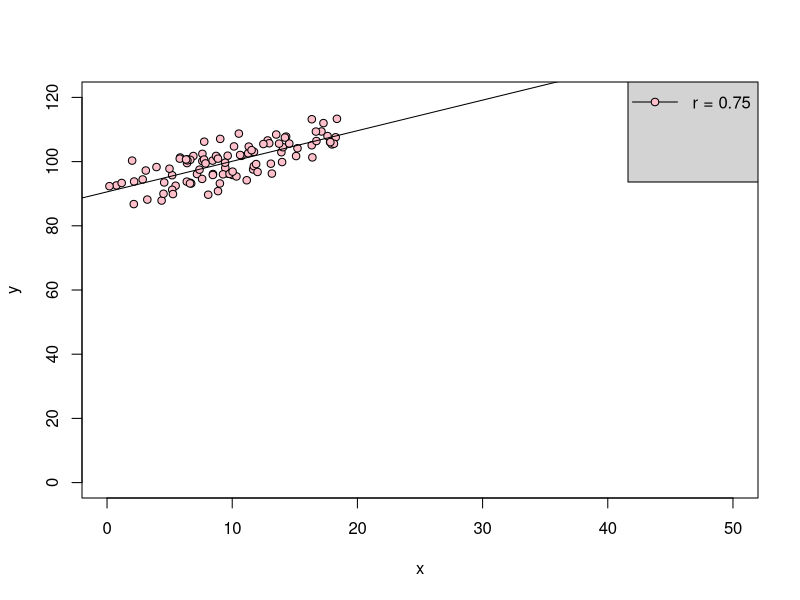
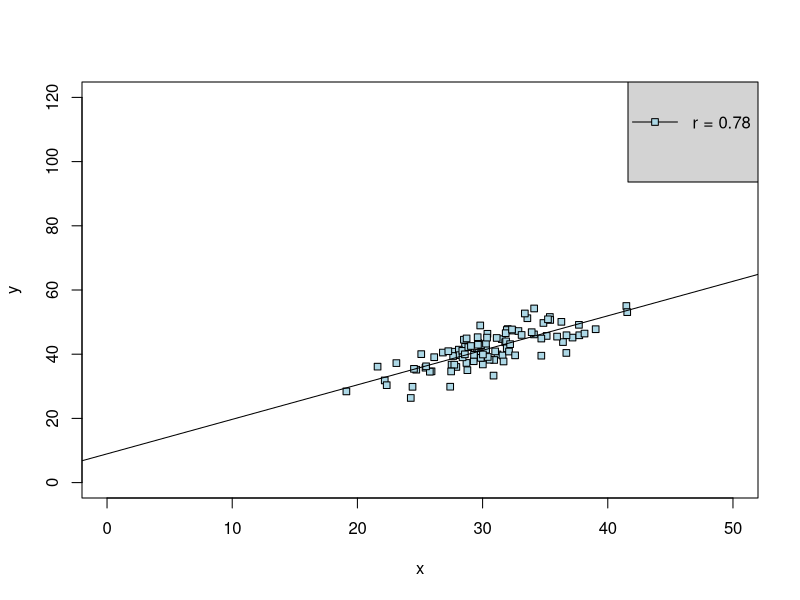
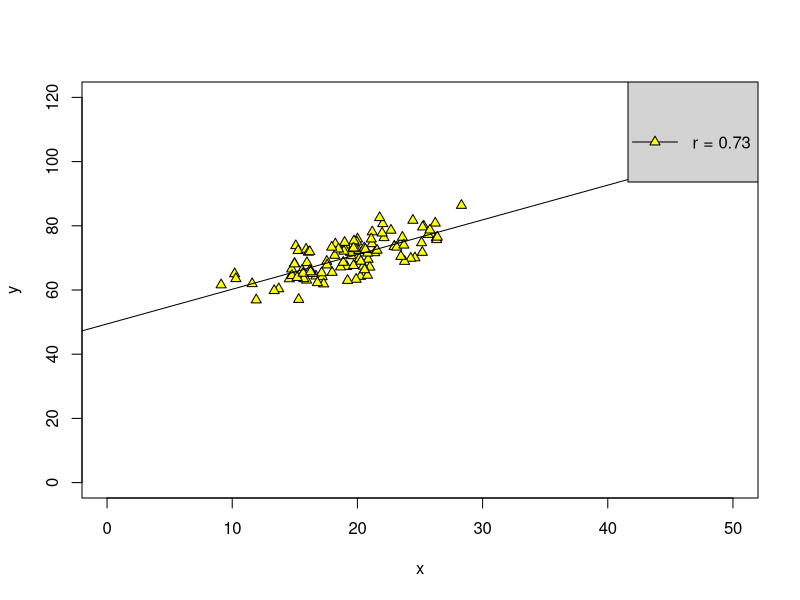
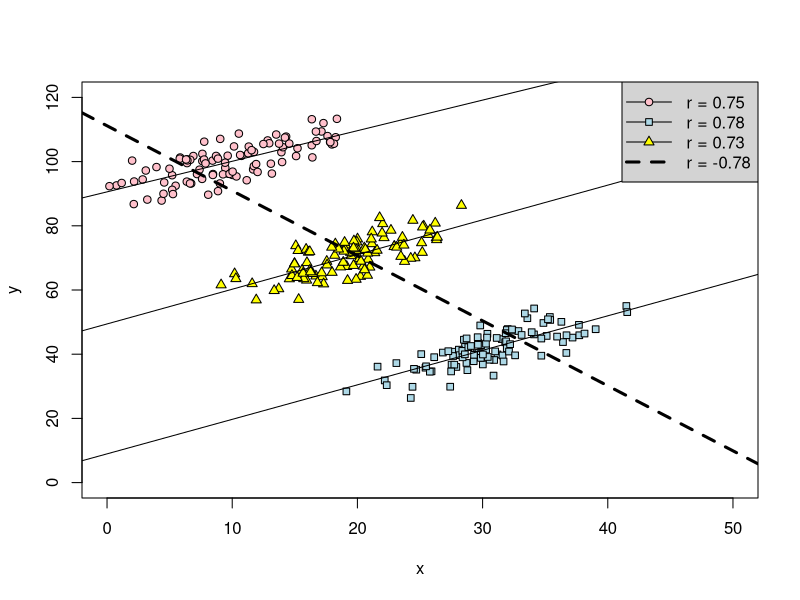

The R source for these figures, in order:
# SimpsonsParadox.R
# Copyright 2016 by Ernst Henle

# Simpsons Paradox
# A consistent trend appears in multiple datasets
# The trend reverses when these datasets are combined
# https://en.wikipedia.org/wiki/Simpson's_paradox

rm(list=ls()) # Clear Workspace
cat("\014") # Clear Console

set.seed(2)

plot(c(), xlab="x", ylab="y", xlim=c(0, 50), ylim=c(0, 120))
x1 <- rnorm(100, mean = 10, sd = 4)
y1 <- 80 + x1 + rnorm(100, mean = 10, sd = 4)
points(x1, y1, bg="pink", pch = 21)
abline(lm(y1~x1))
corr1 <- paste("r =",round(cor(x1,y1), 2))
legend("topright", legend=c(corr1, "", "", ""),         pch=c(21, 22, 24, 21), pt.bg=c("pink", "lightblue", "yellow", "grey"), pt.cex=c(1,0,0,0), lwd=c(1,1,1,3), lty=c(1,0,0,0), seg.len=3, bg="lightgrey")

plot(c(), xlab="x", ylab="y", xlim=c(0, 50), ylim=c(0, 120))
x2 <- rnorm(100, mean = 30, sd = 4)
y2 <- 0 + x2 + rnorm(100, mean = 10, sd = 4)
points(x2, y2, bg="lightblue", pch=22)
abline(lm(y2~x2))
corr2 <- paste("r =",round(cor(x2,y2), 2))
legend("topright", legend=c("", corr2, "", ""),         pch=c(21, 22, 24, 21), pt.bg=c("pink", "lightblue", "yellow", "grey"), pt.cex=c(0,1,0,0), lwd=c(1,1,1,3), lty=c(0,1,0,0), seg.len=3, bg="lightgrey")

plot(c(), xlab="x", ylab="y", xlim=c(0, 50), ylim=c(0, 120))
x3 <- rnorm(100, mean = 20, sd = 4)
y3 <- 40 + x3 + rnorm(100, mean = 10, sd = 4)
points(x3, y3, bg="yellow", pch=24)
abline(lm(y3~x3))
corr3 <- paste("r =",round(cor(x3,y3), 2))
legend("topright", legend=c("", "", corr3, ""),         pch=c(21, 22, 24, 21), pt.bg=c("pink", "lightblue", "yellow", "grey"), pt.cex=c(0,0,1,0), lwd=c(1,1,1,3), lty=c(0,0,1,0), seg.len=3, bg="lightgrey")

plot(c(), xlab="x", ylab="y", xlim=c(0, 50), ylim=c(0, 120))
points(x1, y1, bg="pink", pch = 21)
abline(lm(y1~x1))
points(x2, y2, bg="lightblue", pch=22)
abline(lm(y2~x2))
points(x3, y3, bg="yellow", pch=24)
abline(lm(y3~x3))
x <- c(x1, x2, x3)
y <- c(y1, y2, y3)
abline(lm(y~x), lty=2, lwd=3)
corr <- paste("r =",round(cor(x,y), 2))
legend("topright", legend=c(corr1, corr2, corr3, corr), pch=c(21, 22, 24, 21), pt.bg=c("pink", "lightblue", "yellow", "lightgrey"), pt.cex=c(1,1,1,0), lwd=c(1,1,1,3), lty=c(1,1,1,2), seg.len=3, bg="lightgrey")
